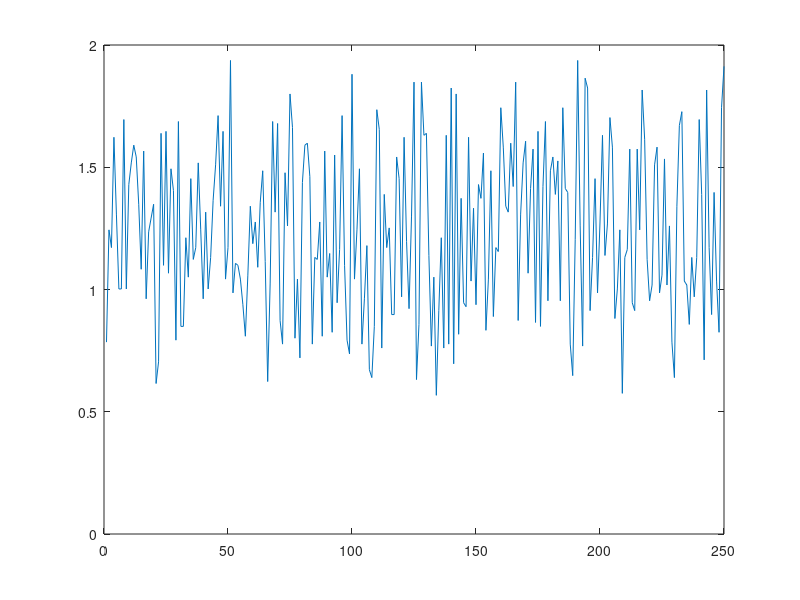

Write MATLAB code to recreate this figure.
%%%%% Takes in the results from the result register from one of the ADC's
%%%%% and converts it into current values. Most of the ADC result .mat
%%%%% files where genrated with this script


values = [507
564
555
611
572
534
534
620
534
587
598
607
601
577
544
604
529
563
570
577
486
497
613
546
614
542
595
584
508
619
515
515
560
540
590
549
555
598
564
529
573
534
550
579
597
622
576
614
539
555
650
532
547
546
539
526
510
541
576
557
568
545
578
594
548
487
537
619
573
618
518
506
593
566
633
616
509
539
499
588
607
608
591
506
550
549
568
510
604
540
552
512
602
527
554
622
546
508
501
643
539
564
595
506
529
556
493
489
515
625
615
504
582
555
565
521
521
601
590
530
611
558
524
571
639
488
516
639
612
613
551
505
540
480
523
560
504
612
506
636
496
633
511
580
527
525
611
538
575
526
587
580
603
513
539
594
520
555
553
626
606
576
573
608
586
639
518
572
598
609
542
585
605
517
614
515
586
619
528
594
601
582
599
528
626
585
583
506
490
559
650
566
505
641
636
523
550
590
532
568
612
551
567
621
606
519
534
564
481
550
554
605
527
523
605
564
635
610
549
528
536
597
606
532
541
600
536
566
507
489
576
617
624
538
536
516
550
530
550
620
582
498
635
555
521
583
538
512
626
647];

ADC_Scalar = 4096;
Vref = 3.3;
V_A = 100/1000;
Offset = 0.33;

current_values = (values/ADC_Scalar*Vref-Offset)/V_A;
plot(current_values)
